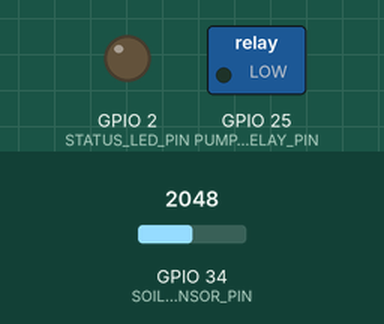
This sketch was run on a simulated ESP32. Parts: switched loads named in the sketch (green lamp = pin HIGH), output pins drawn as LEDs (lit = HIGH). The test bench sets the inputs (shaded band); at power-on: GPIO 34 (SOIL_SENSOR_PIN) = 2048 (analog values on the 0–4095 scale). WiFi joins after 1.5 s; servers stay silent unless stated; network time is answered at once with the bench clock; the local clock reads 2024-03-15 10:24:30 at power-on unless the sketch sets it; the Firebase database answers and starts empty; what the sketch prints to the serial monitor is not drawn.

Above: at 0.0 s.
At 5.1 s:
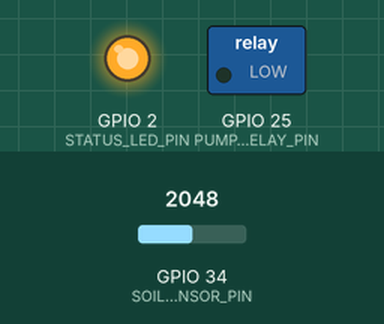
Timing chart, 0 to 6.7 s (numbered marks = the images above):
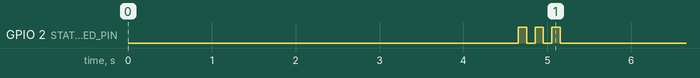

The sketch:

esp32_stream.ino
```cpp
/*
 * ESP32 Smart Irrigation System - FIXED VERSION
 * Two-way communication with real-time sync
 * Converted from ESP8266 to ESP32
 */

#include <WiFi.h>
#include <Firebase_ESP_Client.h>
#include <NTPClient.h>
#include <WiFiUdp.h>
#include <addons/TokenHelper.h>
#include <addons/RTDBHelper.h>

// ===== CONFIGURATION =====
#define WIFI_SSID "YOUR_WIFI_SSID"
#define WIFI_PASSWORD "YOUR_WIFI_PASSWORD"
#define API_KEY "YOUR_FIREBASE_WEB_API_KEY"
#define DATABASE_URL "https://YOUR-PROJECT-default-rtdb.firebaseio.com/"
#define DEVICE_ID "device_001"

// ===== PIN CONFIGURATION (ESP32) =====
const int SOIL_SENSOR_PIN = 34;  // ADC1_CH6 (VP pin) - analog input
const int PUMP_RELAY_PIN = 25;   // GPIO25 - relay control
const int STATUS_LED_PIN = 2;    // GPIO2 - built-in LED on most ESP32 boards

// ===== TIMING CONSTANTS =====
const unsigned long SENSOR_READ_INTERVAL = 5000;    // 5 seconds
const unsigned long FIREBASE_SYNC_INTERVAL = 3000;  // 3 seconds
const unsigned long HEARTBEAT_INTERVAL = 30000;     // 30 seconds
const unsigned long PUMP_DEBOUNCE_TIME = 2000;      // 2 seconds - prevent rapid toggling

// ===== GLOBAL OBJECTS =====
FirebaseData fbdo;
FirebaseData streamData;
FirebaseAuth auth;
FirebaseConfig config;
WiFiUDP ntpUDP;
NTPClient timeClient(ntpUDP, "pool.ntp.org", 19800, 60000); // IST offset

// ===== STATE VARIABLES =====
struct DeviceState {
  int moisture;
  String pumpStatus;
  String pumpMode;
  int thresholdLow;
  int thresholdHigh;
  bool autoMode;
  unsigned long lastSensorRead;
  unsigned long lastFirebaseSync;
  unsigned long lastHeartbeat;
  unsigned long lastPumpChange;
  bool firebaseInitialized;
} state;

bool signupOK = false;

// ===== FUNCTION DECLARATIONS =====
void connectWiFi();
void initFirebase();
void setupFirebaseStream();
void readInitialState();
void streamCallback(FirebaseStream data);
void streamTimeoutCallback(bool timeout);
String getTimestamp();
void readSoilMoisture();
void controlPump();
void setPumpState(String newStatus, String trigger);
void syncToFirebase();
void sendHeartbeat();
void logToHistory(String type, String value);
void blinkStatusLED(int times);

// ===== SETUP =====
void setup() {
  Serial.begin(115200);
  delay(1000);

  // Initialize pins - ENSURE PUMP IS OFF ON BOOT
  pinMode(PUMP_RELAY_PIN, OUTPUT);
  pinMode(STATUS_LED_PIN, OUTPUT);
  digitalWrite(PUMP_RELAY_PIN, LOW);  // CRITICAL: Start with pump OFF
  digitalWrite(STATUS_LED_PIN, LOW);

  // Configure ADC for soil sensor (ESP32 specific)
  analogReadResolution(12);  // ESP32 has 12-bit ADC (0-4095)
  analogSetAttenuation(ADC_11db);  // Full range: 0-3.3V

  // Initialize state with safe defaults
  state.moisture = 0;
  state.pumpStatus = "OFF";
  state.pumpMode = "AUTO";
  state.thresholdLow = 30;
  state.thresholdHigh = 70;
  state.autoMode = true;
  state.lastSensorRead = 0;
  state.lastFirebaseSync = 0;
  state.lastHeartbeat = 0;
  state.lastPumpChange = 0;
  state.firebaseInitialized = false;

  Serial.println("\n========================================");
  Serial.println("  Smart Irrigation System - ESP32");
  Serial.println("========================================\n");

  connectWiFi();
  timeClient.begin();
  initFirebase();

  // Read initial state from Firebase before starting stream
  readInitialState();

  setupFirebaseStream();

  Serial.println("✅ System Ready!\n");
  Serial.println("📊 Initial State:");
  Serial.println("   Pump: " + state.pumpStatus);
  Serial.println("   Mode: " + state.pumpMode);
  Serial.println("   Auto: " + String(state.autoMode ? "ON" : "OFF"));
  Serial.println("   Thresholds: " + String(state.thresholdLow) + "% - " + String(state.thresholdHigh) + "%\n");

  blinkStatusLED(3);
}

// ===== MAIN LOOP =====
void loop() {
  unsigned long currentMillis = millis();

  // Read sensor periodically
  if (currentMillis - state.lastSensorRead >= SENSOR_READ_INTERVAL) {
    readSoilMoisture();
    state.lastSensorRead = currentMillis;
  }

  // Control pump based on mode (only if Firebase is initialized)
  if (state.firebaseInitialized) {
    controlPump();
  }

  // Sync to Firebase periodically
  if (currentMillis - state.lastFirebaseSync >= FIREBASE_SYNC_INTERVAL) {
    syncToFirebase();
    state.lastFirebaseSync = currentMillis;
  }

  // Send heartbeat
  if (currentMillis - state.lastHeartbeat >= HEARTBEAT_INTERVAL) {
    sendHeartbeat();
    state.lastHeartbeat = currentMillis;
  }

  // Update time
  timeClient.update();

  delay(100);
}

// ===== WIFI CONNECTION =====
void connectWiFi() {
  Serial.print("Connecting to WiFi");
  WiFi.mode(WIFI_STA);  // ESP32 specific - set station mode
  WiFi.begin(WIFI_SSID, WIFI_PASSWORD);

  int attempts = 0;
  while (WiFi.status() != WL_CONNECTED && attempts < 20) {
    delay(500);
    Serial.print(".");
    attempts++;
  }

  if (WiFi.status() == WL_CONNECTED) {
    Serial.println("\n✅ WiFi Connected");
    Serial.print("IP Address: ");
    Serial.println(WiFi.localIP());
    Serial.print("Signal Strength: ");
    Serial.print(WiFi.RSSI());
    Serial.println(" dBm");
  } else {
    Serial.println("\n❌ WiFi Connection Failed!");
    ESP.restart();
  }
}

// ===== FIREBASE INITIALIZATION =====
void initFirebase() {
  Serial.println("\nInitializing Firebase...");

  config.api_key = API_KEY;
  config.database_url = DATABASE_URL;

  // Anonymous sign-in
  if (Firebase.signUp(&config, &auth, "", "")) {
    Serial.println("✅ Firebase Authentication Successful");
    signupOK = true;
  } else {
    Serial.printf("❌ Firebase Auth Failed: %s\n", config.signer.signupError.message.c_str());
  }

  config.token_status_callback = tokenStatusCallback;
  Firebase.begin(&config, &auth);
  Firebase.reconnectWiFi(true);

  // Wait for Firebase to be ready
  int retries = 0;
  while (!Firebase.ready() && retries < 30) {
    delay(100);
    retries++;
  }

  // Initialize device structure if not exists
  if (Firebase.ready() && signupOK) {
    String devicePath = "/devices/" + String(DEVICE_ID);

    // Set device info
    Firebase.RTDB.setString(&fbdo, devicePath + "/info/name", "Main Field Sensor");
    Firebase.RTDB.setString(&fbdo, devicePath + "/info/location", "Field A");
    Firebase.RTDB.setString(&fbdo, devicePath + "/info/device", "ESP32");
    Firebase.RTDB.setString(&fbdo, devicePath + "/info/lastSeen", getTimestamp());

    // Check if settings exist, if not initialize with defaults
    if (!Firebase.RTDB.getInt(&fbdo, devicePath + "/settings/thresholds/low")) {
      Firebase.RTDB.setInt(&fbdo, devicePath + "/settings/thresholds/low", state.thresholdLow);
    }
    if (!Firebase.RTDB.getInt(&fbdo, devicePath + "/settings/thresholds/high")) {
      Firebase.RTDB.setInt(&fbdo, devicePath + "/settings/thresholds/high", state.thresholdHigh);
    }
    if (!Firebase.RTDB.getBool(&fbdo, devicePath + "/settings/autoMode")) {
      Firebase.RTDB.setBool(&fbdo, devicePath + "/settings/autoMode", state.autoMode);
    }

    // Check if actuators exist, if not initialize
    if (!Firebase.RTDB.getString(&fbdo, devicePath + "/actuators/pump/status")) {
      Firebase.RTDB.setString(&fbdo, devicePath + "/actuators/pump/status", "OFF");
      Firebase.RTDB.setString(&fbdo, devicePath + "/actuators/pump/mode", "AUTO");
      Firebase.RTDB.setString(&fbdo, devicePath + "/actuators/pump/lastChanged", getTimestamp());
    }

    Serial.println("✅ Device structure initialized");
    state.firebaseInitialized = true;
  }
}

// ===== READ INITIAL STATE FROM FIREBASE =====
void readInitialState() {
  if (!Firebase.ready() || !signupOK) {
    Serial.println("⚠ Firebase not ready, using default state");
    return;
  }

  String devicePath = "/devices/" + String(DEVICE_ID);

  Serial.println("📥 Reading initial state from Firebase...");

  // Read pump status
  if (Firebase.RTDB.getString(&fbdo, devicePath + "/actuators/pump/status")) {
    state.pumpStatus = fbdo.stringData();
    digitalWrite(PUMP_RELAY_PIN, (state.pumpStatus == "ON") ? HIGH : LOW);
    Serial.println("   Pump Status: " + state.pumpStatus);
  }

  // Read pump mode
  if (Firebase.RTDB.getString(&fbdo, devicePath + "/actuators/pump/mode")) {
    state.pumpMode = fbdo.stringData();
    Serial.println("   Pump Mode: " + state.pumpMode);
  }

  // Read thresholds
  if (Firebase.RTDB.getInt(&fbdo, devicePath + "/settings/thresholds/low")) {
    state.thresholdLow = fbdo.intData();
    Serial.println("   Low Threshold: " + String(state.thresholdLow) + "%");
  }

  if (Firebase.RTDB.getInt(&fbdo, devicePath + "/settings/thresholds/high")) {
    state.thresholdHigh = fbdo.intData();
    Serial.println("   High Threshold: " + String(state.thresholdHigh) + "%");
  }

  // Read auto mode
  if (Firebase.RTDB.getBool(&fbdo, devicePath + "/settings/autoMode")) {
    state.autoMode = fbdo.boolData();
    Serial.println("   Auto Mode: " + String(state.autoMode ? "ON" : "OFF"));
  }

  Serial.println("✅ Initial state loaded");
}

// ===== FIREBASE STREAM SETUP =====
void setupFirebaseStream() {
  if (!Firebase.ready() || !signupOK) return;

  String streamPath = "/devices/" + String(DEVICE_ID);

  if (Firebase.RTDB.beginStream(&streamData, streamPath.c_str())) {
    Serial.println("✅ Firebase Stream Started");
    Firebase.RTDB.setStreamCallback(&streamData, streamCallback, streamTimeoutCallback);
  } else {
    Serial.printf("❌ Stream Failed: %s\n", streamData.errorReason().c_str());
  }
}

// ===== STREAM CALLBACK =====
void streamCallback(FirebaseStream data) {
  String path = data.dataPath();

  // Handle pump control from dashboard
  if (path.indexOf("/actuators/pump/status") >= 0) {
    String newStatus = data.stringData();
    if (newStatus == "ON" || newStatus == "OFF") {
      setPumpState(newStatus, "MANUAL");
      Serial.println("📡 Pump status updated from dashboard: " + newStatus);
      blinkStatusLED(2);
    }
  }

  // Handle mode change
  if (path.indexOf("/actuators/pump/mode") >= 0) {
    String newMode = data.stringData();
    state.pumpMode = newMode;
    Serial.println("📡 Pump mode updated: " + newMode);

    // If switching to MANUAL mode, don't let auto-control interfere
    if (newMode == "MANUAL") {
      state.autoMode = false;
    } else if (newMode == "AUTO") {
      state.autoMode = true;
    }
  }

  // Handle settings changes
  if (path.indexOf("/settings/thresholds/low") >= 0) {
    state.thresholdLow = data.intData();
    Serial.println("📡 Low threshold updated: " + String(state.thresholdLow));
  }

  if (path.indexOf("/settings/thresholds/high") >= 0) {
    state.thresholdHigh = data.intData();
    Serial.println("📡 High threshold updated: " + String(state.thresholdHigh));
  }

  if (path.indexOf("/settings/autoMode") >= 0) {
    state.autoMode = data.boolData();
    Serial.println("📡 Auto mode updated: " + String(state.autoMode ? "ON" : "OFF"));
  }
}

void streamTimeoutCallback(bool timeout) {
  if (timeout) {
    Serial.println("⚠ Stream timeout, reconnecting...");
    setupFirebaseStream();
  }
}

// ===== TIMESTAMP HELPER =====
String getTimestamp() {
  timeClient.update();
  unsigned long epochTime = timeClient.getEpochTime();

  // Convert to ISO 8601 format
  time_t rawtime = epochTime;
  struct tm *timeinfo = gmtime(&rawtime);
  char buffer[25];
  strftime(buffer, 25, "%Y-%m-%dT%H:%M:%SZ", timeinfo);
  return String(buffer);
}

// ===== SENSOR READING (ESP32 ADC) =====
void readSoilMoisture() {
  // ESP32 ADC is 12-bit (0-4095) vs ESP8266's 10-bit (0-1023)
  int rawValue = analogRead(SOIL_SENSOR_PIN);

  // Map 12-bit value to percentage (inverted: higher reading = drier soil)
  state.moisture = map(rawValue, 4095, 0, 0, 100);
  state.moisture = constrain(state.moisture, 0, 100);

  Serial.print("💧 Soil Moisture: ");
  Serial.print(state.moisture);
  Serial.print("% (Raw ADC: ");
  Serial.print(rawValue);
  Serial.println(")");

  // Visual indicator on separate LED pin
  if (STATUS_LED_PIN != PUMP_RELAY_PIN) {
    digitalWrite(STATUS_LED_PIN, (state.moisture < state.thresholdLow) ? HIGH : LOW);
  }
}

// ===== CENTRALIZED PUMP STATE CONTROL =====
void setPumpState(String newStatus, String trigger) {
  if (state.pumpStatus == newStatus) {
    return; // No change needed
  }

  // Apply debounce - prevent rapid toggling
  unsigned long currentMillis = millis();
  if (currentMillis - state.lastPumpChange < PUMP_DEBOUNCE_TIME) {
    Serial.println("⏸ Pump change debounced (too soon)");
    return;
  }

  // Update state
  String previousStatus = state.pumpStatus;
  state.pumpStatus = newStatus;
  state.lastPumpChange = currentMillis;

  // Control physical relay
  digitalWrite(PUMP_RELAY_PIN, (newStatus == "ON") ? HIGH : LOW);

  // Log the change
  Serial.println("🔄 Pump " + previousStatus + " → " + newStatus + " (" + trigger + ")");

  // Update Firebase
  String path = "/devices/" + String(DEVICE_ID) + "/actuators/pump";
  Firebase.RTDB.setString(&fbdo, path + "/status", state.pumpStatus);
  Firebase.RTDB.setString(&fbdo, path + "/lastChanged", getTimestamp());

  // Log to history
  logToHistory("pump", newStatus);

  // Visual feedback
  blinkStatusLED(newStatus == "ON" ? 1 : 2);
}

// ===== PUMP CONTROL - FIXED LOGIC =====
void controlPump() {
  // ONLY run auto-control if:
  // 1. Auto mode is enabled
  // 2. Pump mode is set to AUTO
  if (!state.autoMode || state.pumpMode != "AUTO") {
    return; // Skip auto-control in manual mode
  }

  // Auto control logic with proper conditions
  if (state.moisture < state.thresholdLow && state.pumpStatus == "OFF") {
    // Soil is dry and pump is off -> Turn ON
    setPumpState("ON", "AUTO-LOW");
    Serial.println("🔵 AUTO: Pump turned ON (moisture: " + String(state.moisture) + "% < " + String(state.thresholdLow) + "%)");
  }
  else if (state.moisture > state.thresholdHigh && state.pumpStatus == "ON") {
    // Soil is wet enough and pump is on -> Turn OFF
    setPumpState("OFF", "AUTO-HIGH");
    Serial.println("🟢 AUTO: Pump turned OFF (moisture: " + String(state.moisture) + "% > " + String(state.thresholdHigh) + "%)");
  }
  // If moisture is between thresholds, maintain current state (hysteresis)
}

// ===== FIREBASE SYNC =====
void syncToFirebase() {
  if (!Firebase.ready() || !signupOK) return;

  String basePath = "/devices/" + String(DEVICE_ID);
  String timestamp = getTimestamp();

  // Update sensor data
  Firebase.RTDB.setInt(&fbdo, basePath + "/sensors/moisture", state.moisture);
  Firebase.RTDB.setString(&fbdo, basePath + "/sensors/timestamp", timestamp);

  // Log to history every sync
  logToHistory("moisture", String(state.moisture));
}

// ===== HEARTBEAT =====
void sendHeartbeat() {
  if (!Firebase.ready() || !signupOK) return;

  String path = "/devices/" + String(DEVICE_ID) + "/info/lastSeen";
  Firebase.RTDB.setString(&fbdo, path, getTimestamp());
  Serial.println("💓 Heartbeat sent");
}

// ===== HISTORY LOGGING =====
void logToHistory(String type, String value) {
  if (!Firebase.ready() || !signupOK) return;

  String timestamp = getTimestamp();
  String historyPath = "/history/" + String(DEVICE_ID) + "/" + type;

  FirebaseJson json;
  json.set("value", value);
  json.set("timestamp", timestamp);

  if (type == "pump") {
    json.set("trigger", state.autoMode ? "AUTO" : "MANUAL");
  }

  Firebase.RTDB.pushJSON(&fbdo, historyPath.c_str(), &json);
}

// ===== STATUS LED BLINK =====
void blinkStatusLED(int times) {
  for (int i = 0; i < times; i++) {
    digitalWrite(STATUS_LED_PIN, HIGH);
    delay(100);
    digitalWrite(STATUS_LED_PIN, LOW);
    delay(100);
  }
}
```
